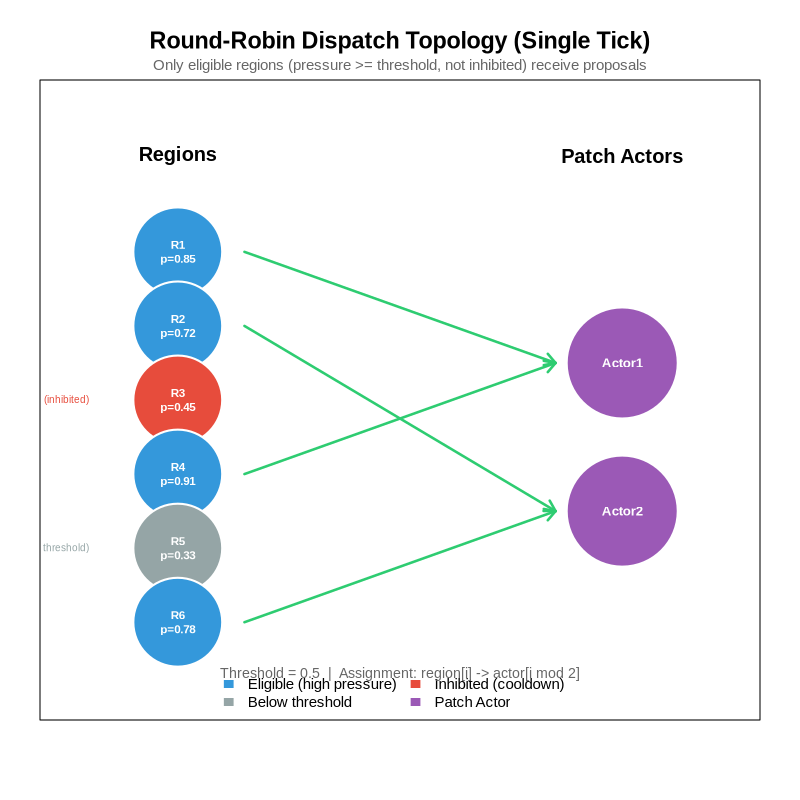

Here is the R script that generated this plot:
# Round-Robin Dispatch Topology Visualization
# Shows how high-pressure regions are assigned to patch actors each tick
# Using base R graphics (no external packages required)

set.seed(42)

# Example scenario: 6 regions, 2 patch actors
regions <- data.frame(
  id = paste0("R", 1:6),
  pressure = c(0.85, 0.72, 0.45, 0.91, 0.33, 0.78),
  inhibited = c(FALSE, FALSE, TRUE, FALSE, FALSE, FALSE),
  stringsAsFactors = FALSE
)

threshold <- 0.5
n_actors <- 2

# Filter eligible regions (high pressure + not inhibited)
eligible_mask <- regions$pressure >= threshold & !regions$inhibited
eligible <- regions[eligible_mask, ]
eligible$eligible_idx <- seq_len(nrow(eligible)) - 1  # 0-indexed
eligible$assigned_actor <- (eligible$eligible_idx %% n_actors) + 1

# Layout coordinates
region_y <- seq(6, 1, length.out = 6)
actor_y <- c(4.5, 2.5)

# Colors
col_eligible <- "#3498db"
col_below <- "#95a5a6"
col_inhibited <- "#e74c3c"
col_actor <- "#9b59b6"
col_edge <- "#2ecc71"

# Determine region colors
region_colors <- ifelse(regions$inhibited, col_inhibited,
                        ifelse(regions$pressure >= threshold, col_eligible, col_below))

# Create PNG
png("round_robin_topology.png", width = 800, height = 800, res = 100)

par(mar = c(4, 2, 4, 2), bg = "white")
plot(NULL, xlim = c(-1, 5), ylim = c(0, 8),
     xlab = "", ylab = "", xaxt = "n", yaxt = "n",
     main = "Round-Robin Dispatch Topology (Single Tick)",
     cex.main = 1.4, font.main = 2)
mtext("Only eligible regions (pressure >= threshold, not inhibited) receive proposals",
      side = 3, line = 0.3, cex = 0.9, col = "gray40")

# Draw edges (proposals) first
for (i in seq_len(nrow(eligible))) {
  region_idx <- which(regions$id == eligible$id[i])
  actor_idx <- eligible$assigned_actor[i]

  x0 <- 0.6  # end of region circle
  y0 <- region_y[region_idx]
  x1 <- 3.4  # start of actor circle
  y1 <- actor_y[actor_idx]

  arrows(x0, y0, x1, y1, col = col_edge, lwd = 2.5, length = 0.12)
}

# Draw region nodes
for (i in 1:6) {
  symbols(0, region_y[i], circles = 0.4, inches = FALSE,
          add = TRUE, bg = region_colors[i], fg = "white", lwd = 2)

  # Label
  label <- paste0(regions$id[i], "\np=", sprintf("%.2f", regions$pressure[i]))
  text(0, region_y[i], label, cex = 0.7, col = "white", font = 2)

  # Status annotation
  status <- if (regions$inhibited[i]) "(inhibited)"
            else if (regions$pressure[i] < threshold) "(< threshold)"
            else ""
  if (status != "") {
    text(-0.8, region_y[i], status, cex = 0.6, col = region_colors[i], adj = 1)
  }
}

# Draw actor nodes
for (i in 1:n_actors) {
  symbols(4, actor_y[i], circles = 0.5, inches = FALSE,
          add = TRUE, bg = col_actor, fg = "white", lwd = 2)
  text(4, actor_y[i], paste0("Actor", i), cex = 0.8, col = "white", font = 2)
}

# Column labels
text(0, 7.3, "Regions", font = 2, cex = 1.2)
text(4, 7.3, "Patch Actors", font = 2, cex = 1.2)

# Legend
legend("bottom",
       legend = c("Eligible (high pressure)", "Below threshold", "Inhibited (cooldown)", "Patch Actor"),
       fill = c(col_eligible, col_below, col_inhibited, col_actor),
       border = "white", bty = "n", horiz = FALSE, ncol = 2, cex = 0.9)

# Formula annotation
text(2, 0.3,
     paste0("Threshold = ", threshold, "  |  Assignment: region[i] -> actor[i mod ", n_actors, "]"),
     cex = 0.85, col = "gray40")

dev.off()

# Print summary
cat("\n=== Round-Robin Dispatch Summary ===\n")
cat("Threshold:", threshold, "\n")
cat("Total regions:", nrow(regions), "\n")
cat("Eligible regions:", nrow(eligible), "\n")
cat("Patch actors:", n_actors, "\n\n")

cat("Region Status:\n")
print(transform(regions,
  status = ifelse(inhibited, "INHIBITED",
           ifelse(pressure < threshold, "below threshold", "ELIGIBLE"))))

cat("\nAssignments (eligible -> actor):\n")
print(eligible[, c("id", "pressure", "assigned_actor")])

cat("\nVisualization saved to: round_robin_topology.png\n")
